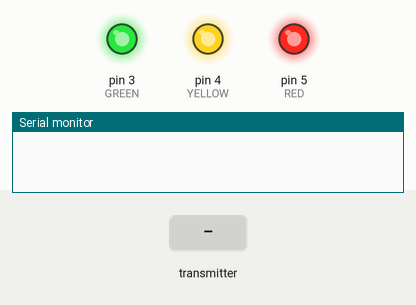
The sketch below on a simulated Arduino Uno, built with avr-gcc and run on an emulated ATmega328P. Shown: output pins drawn as LEDs (lit = HIGH), the last lines printed to the serial monitor. Dashed ring = blinking. The inputs (shaded band) are chosen by the test bench. No radio packets arrive unless stated.

Above: at 0.01 s.
At 1.5 s:
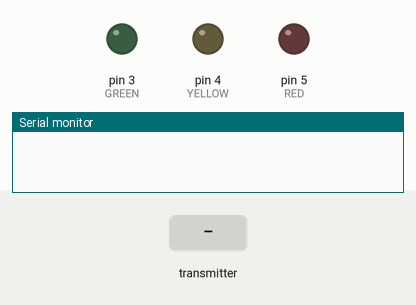
1.6 s: the transmitter starts sending data1.0 = 0
At 12.15 s:
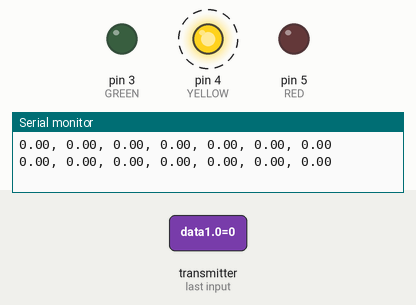
35.8 s: the transmitter starts sending data1.2 = 25
Timing chart, 0 to 80.8 s (numbered marks = the images above; inputs shaded):
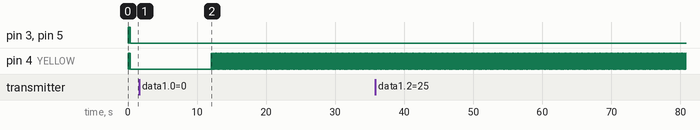

The sketch:

Receiver_2.0.ino
```cpp
#include <SPI.h>       // библиотека для работы с шиной SPI
#include "nRF24L01.h"  // nRF24l01
#include "RF24.h"      // nRF24l01

#define GREEN 3
#define YELLOW 4
#define RED 5

RF24 radio(9, 10);  // "создать" модуль на пинах 9 и 10 Для Нано
uint8_t pipe;

byte count, count1, count2;   // Флаги состояний
bool firstTr = false;
bool secondTr = false;

double data1[] = { 0., 0., 0., 0. };
double data2[] = { 0., 0., 0. };
double trash[] = { 0., 0., 0., 0. };

// {BMP180: Temp, Pressure, Alt; Photo_res; DS18B20: Temp; DH21: Temp, Humidity}

void setup() {
  Serial.begin(9600);

  pinMode(RED, OUTPUT);
  pinMode(GREEN, OUTPUT);
  pinMode(YELLOW, OUTPUT);

  radio.begin();                             // Инициализация модуля NRF24L01

  radio.setChannel(0x73);                      // Обмен данными будет вестись на пятом канале (2,405 ГГц)
  radio.setPALevel(RF24_PA_MAX);             // уровень мощности передатчика. На выбор RF24_PA_MIN, RF24_PA_LOW, RF24_PA_HIGH, RF24_PA_MAX
  radio.setDataRate(RF24_250KBPS);           // скорость обмена. На выбор RF24_2MBPS, RF24_1MBPS, RF24_250KBPS
                                             // должна быть одинакова на приёмнике и передатчике!
  radio.openReadingPipe(1, 0xAABBCCDD11LL);  // Открываем 1 трубу с идентификатором 1 передатчика 0xAABBCCDD11, для приема данных
  radio.openReadingPipe(2, 0xAABBCCDD22LL);  // Открываем 2 трубу с идентификатором 2 передатчика 0xAABBCCDD22, для приема данных

  radio.powerUp();                           // начать работу
  radio.startListening();                    // Включаем приемник, начинаем прослушивать открытые трубы

  RYG_Indicator(100);
}

void loop() {
  if (radio.available(&pipe) && !firstTr && !secondTr) {  // Проверяем доступность обоих передатчиков в сети
    if (pipe == 1) {
      radio.read(&data1, sizeof(data1));

      while (pipe != 2) {
        radio.available(&pipe);

        if (pipe == 2) {
          radio.read(&data2, sizeof(data2));
          makeString(data1, data2);

          greenIndicator(50);

          count1 = 0;
          break;
        }

        else {
          radio.read(&trash, sizeof(trash));  // Уничтожаем ненужные данные
        }

        if (count1 > 100) {  // Ждем ответа передатчика, если нет ответа - работаем с одним из них
          firstTr = true;
          count1 = 0;
          break;
        }

        count1++;
        delay(100);
      }

      pipe = 0;
      count = 0;
    }

    else if (pipe == 2) {
      radio.read(&data2, sizeof(data2));

      while (pipe != 1) {
        radio.available(&pipe);

        if (pipe == 1) {
          radio.read(&data1, sizeof(data1));
          makeString(data1, data2);

          greenIndicator(50);

          count2 = 0;
          break;
        }

        else {
          radio.read(&trash, sizeof(trash));
        }

        if (count2 > 100) {
          secondTr = true;
          count2 = 0;
          break;
        }

        count2++;
        delay(100);
      }

      pipe = 0;
      count = 0;
    }
  }

  else if (radio.available(&pipe) && firstTr && !secondTr) {  // Работаем с одним из передатчиков
    if (pipe==1){
      radio.read(&data1, sizeof(data1));
      double data2[] = { 0., 0., 0. };
      makeString(data1, data2);

      yellowIndicator(50);
    }

    else {                    // Одновременно проверяем доступность второго передатчика, если второй в сети - работаем вместе с двумя
      firstTr = false;
      secondTr = false;
    }

    count = 0;
  }

  else if (radio.available(&pipe) && secondTr && !firstTr) {
    if (pipe==2){
      radio.read(&data2, sizeof(data2));
      double data1[] = { 0., 0., 0., 0. };
      makeString(data1, data2);

      yellowIndicator(50);
    }

    else {
      firstTr = false;
      secondTr = false;
    }

    count = 0;
  }

  else {            // Если оба передатчика не ответят, переходим в режим ожидания
    count++;
    delay(100);
  }

  while (!radio.available(&pipe) && count > 50) {   // Режим ожидания, постоянный опрос на наличие хотя бы одного передатчика в сети
    double data1[] = { 0., 0., 0., 0. };
    double data2[] = { 0., 0., 0. };
    makeString(data1, data2);

    redIndicator(500);

    firstTr = false;
    secondTr = false;
  }
}

// Функци индикации светодиодом
void greenIndicator(int time) {
  digitalWrite(GREEN, HIGH);
  delay(time);
  digitalWrite(GREEN, LOW);
  delay(time);
}

void redIndicator(int time) {
  digitalWrite(RED, HIGH);
  delay(time);
  digitalWrite(RED, LOW);
  delay(time);
}

void yellowIndicator(int time) {
  digitalWrite(YELLOW, HIGH);
  delay(time);
  digitalWrite(YELLOW, LOW);
  delay(time);
}

void RYG_Indicator(int time){
  digitalWrite(RED, HIGH);
  digitalWrite(GREEN, HIGH);
  digitalWrite(YELLOW, HIGH);
  delay(time);
  digitalWrite(RED, LOW);
  digitalWrite(GREEN, LOW);
  digitalWrite(YELLOW, LOW);
  delay(time);
  digitalWrite(RED, HIGH);
  digitalWrite(GREEN, HIGH);
  digitalWrite(YELLOW, HIGH);
  delay(time);
  digitalWrite(RED, LOW);
  digitalWrite(GREEN, LOW);
  digitalWrite(YELLOW, LOW);
}

// Функция выдачи в порт полученных данных
void makeString(double *gotData1, double *gotData2) {
  double data[] = { gotData1[0], gotData1[1], gotData1[2], gotData1[3], gotData2[0], gotData2[1], gotData2[2] };
  Serial.print(data[0]);
  Serial.print(", ");
  Serial.print(data[1]);
  Serial.print(", ");
  Serial.print(data[2]);
  Serial.print(", ");
  Serial.print(data[3]);
  Serial.print(", ");
  Serial.print(data[4]);
  Serial.print(", ");
  Serial.print(data[5]);
  Serial.print(", ");
  Serial.println(data[6]);
}
```

Measured:
- after the input at 1.6 s, pin 4 (YELLOW): alternates HIGH for 0.05 s and LOW for 0.05 s, starting after 10.4 s; pin 5 (RED): stops changing and stays LOW
